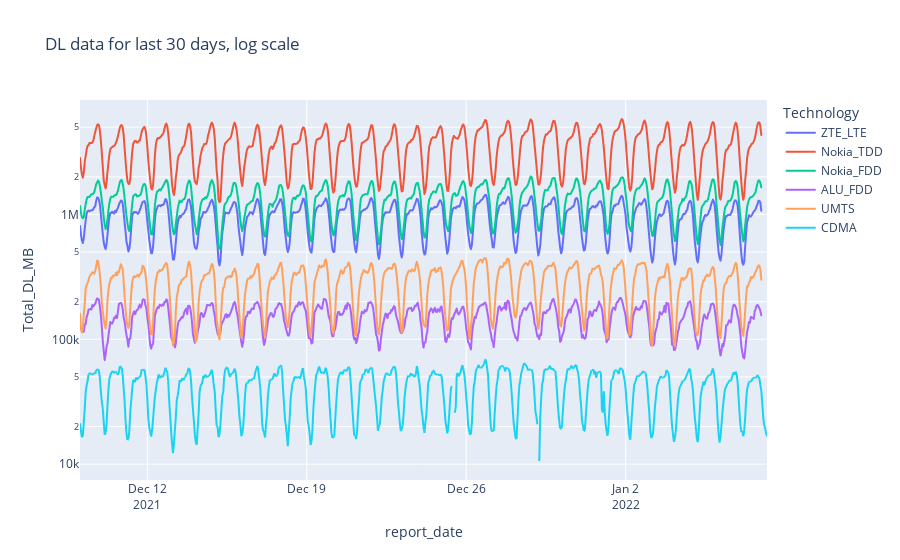

The cell this chart's notebook holds for it:
### Code cell
fig = px.line(df,x='report_date',y='Total_DL_MB',color='Technology', log_y=True, title='DL data for last 30 days, log scale').update_traces(connectgaps=False)
fig.show()

### Figure 1 — Plotly figure (JSON) as saved in the notebook; plotly's stock layout.template omitted (floating-point values rounded to 4 significant figures; data arrays with more than 128 entries replaced by an {"elided": "..."} marker saying what was removed)
{"data": [{"connectgaps": false, "hovertemplate": "Technology=ZTE_LTE<br>report_date=%{x}<br>Total_DL_MB=%{y}<extra></extra>", "legendgroup": "ZTE_LTE", "line": {"color": "#636efa", "dash": "solid"}, "mode": "lines", "name": "ZTE_LTE", "showlegend": true, "type": "scattergl", "x": {"elided": "719 str values"}, "xaxis": "x", "y": {"elided": "719 float values"}, "yaxis": "y"}, {"connectgaps": false, "hovertemplate": "Technology=Nokia_TDD<br>report_date=%{x}<br>Total_DL_MB=%{y}<extra></extra>", "legendgroup": "Nokia_TDD", "line": {"color": "#EF553B", "dash": "solid"}, "mode": "lines", "name": "Nokia_TDD", "showlegend": true, "type": "scattergl", "x": {"elided": "719 str values"}, "xaxis": "x", "y": {"elided": "719 float values"}, "yaxis": "y"}, {"connectgaps": false, "hovertemplate": "Technology=Nokia_FDD<br>report_date=%{x}<br>Total_DL_MB=%{y}<extra></extra>", "legendgroup": "Nokia_FDD", "line": {"color": "#00cc96", "dash": "solid"}, "mode": "lines", "name": "Nokia_FDD", "showlegend": true, "type": "scattergl", "x": {"elided": "719 str values"}, "xaxis": "x", "y": {"elided": "719 float values"}, "yaxis": "y"}, {"connectgaps": false, "hovertemplate": "Technology=ALU_FDD<br>report_date=%{x}<br>Total_DL_MB=%{y}<extra></extra>", "legendgroup": "ALU_FDD", "line": {"color": "#ab63fa", "dash": "solid"}, "mode": "lines", "name": "ALU_FDD", "showlegend": true, "type": "scattergl", "x": {"elided": "719 str values"}, "xaxis": "x", "y": {"elided": "719 float values"}, "yaxis": "y"}, {"connectgaps": false, "hovertemplate": "Technology=UMTS<br>report_date=%{x}<br>Total_DL_MB=%{y}<extra></extra>", "legendgroup": "UMTS", "line": {"color": "#FFA15A", "dash": "solid"}, "mode": "lines", "name": "UMTS", "showlegend": true, "type": "scattergl", "x": {"elided": "719 str values"}, "xaxis": "x", "y": {"elided": "719 float values"}, "yaxis": "y"}, {"connectgaps": false, "hovertemplate": "Technology=CDMA<br>report_date=%{x}<br>Total_DL_MB=%{y}<extra></extra>", "legendgroup": "CDMA", "line": {"color": "#19d3f3", "dash": "solid"}, "mode": "lines", "name": "CDMA", "showlegend": true, "type": "scattergl", "x": {"elided": "725 str values"}, "xaxis": "x", "y": {"elided": "725 float values"}, "yaxis": "y"}], "layout": {"legend": {"title": {"text": "Technology"}, "tracegroupgap": 0}, "title": {"text": "DL data for last 30 days, log scale"}, "xaxis": {"anchor": "y", "domain": [0, 1], "title": {"text": "report_date"}}, "yaxis": {"anchor": "x", "domain": [0, 1], "title": {"text": "Total_DL_MB"}, "type": "log"}}}
